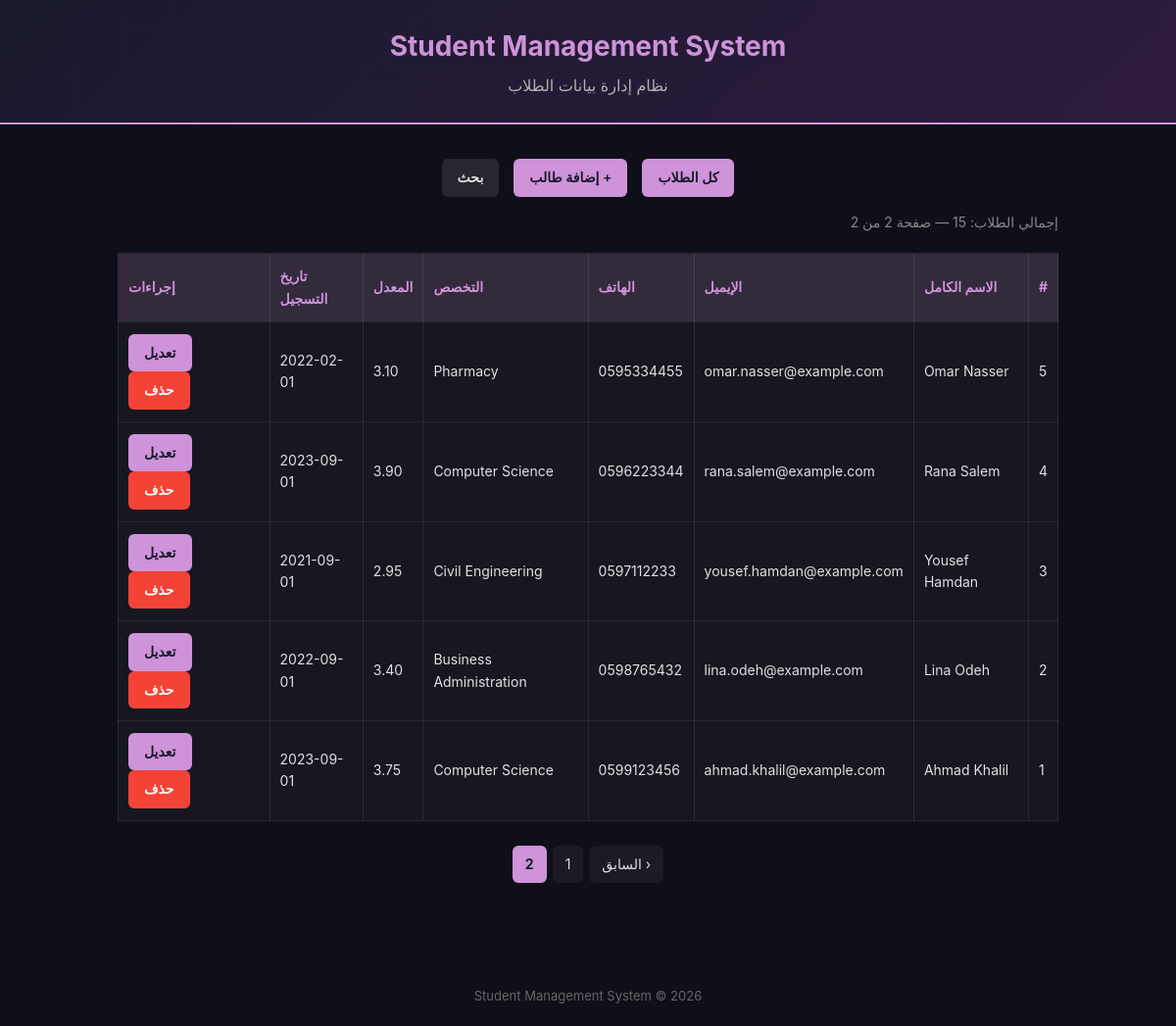
Screenshot of /?page=2 with the database file from the repository.
### tables this page shows
CREATE TABLE IF NOT EXISTS students (
    id INT AUTO_INCREMENT PRIMARY KEY,
    first_name VARCHAR(50) NOT NULL,
    last_name VARCHAR(50) NOT NULL,
    email VARCHAR(100) NOT NULL UNIQUE,
    phone VARCHAR(20),
    major VARCHAR(100),
    gpa DECIMAL(3,2) DEFAULT 0.00,
    enrollment_date DATE,
    created_at TIMESTAMP DEFAULT CURRENT_TIMESTAMP
);

### index.php (the view, shortened to what this page needs)
<?php
require 'db.php';
$per_page = 10;
$page     = isset($_GET['page']) ? (int) $_GET['page'] : 1;
$offset = ($page - 1) * $per_page;
$total       = (int) $pdo->query('SELECT COUNT(*) FROM students')->fetchColumn();
$total_pages = max(1, (int) ceil($total / $per_page));
$stmt = $pdo->prepare('SELECT * FROM students ORDER BY id DESC LIMIT :limit OFFSET :offset');
$stmt->bindValue(':limit', $per_page, PDO::PARAM_INT);
$stmt->bindValue(':offset', $offset, PDO::PARAM_INT);
$stmt->execute();
$students = $stmt->fetchAll();
?>
<!DOCTYPE html>
<html lang="ar" dir="rtl">
<head>
<link rel="stylesheet" href="style.css">
</head>
<body>
<header class="app-header">
    <h1>Student Management System</h1>
    <p>نظام إدارة بيانات الطلاب</p>
</header>
<div class="container">
    <nav class="app-nav">
        <a class="btn" href="index.php">كل الطلاب</a>
        <a class="btn" href="add.php">+ إضافة طالب</a>
        <a class="btn btn-secondary" href="search.php">بحث</a>
    </nav>
    <p style="color:#888; font-size:14px;">
        إجمالي الطلاب: <?= (int) $total ?> — صفحة <?= (int) $page ?> من <?= (int) $total_pages ?>
    </p>
    <?php if (empty($students)): ?>
        <div class="empty-state">لا يوجد طلاب حالياً. ابدئي بإضافة طالب جديد.</div>
    <?php else: ?>
    <table>
        <thead>
            <tr>
                <th>#</th>
                <th>الاسم الكامل</th>
                <th>الإيميل</th>
                <th>الهاتف</th>
                <th>التخصص</th>
                <th>المعدل</th>
                <th>تاريخ التسجيل</th>
                <th>إجراءات</th>
            </tr>
        </thead>
        <tbody>
        <?php foreach ($students as $s): ?>
            <tr>
                <td><?= (int) $s['id'] ?></td>
                <td><?= htmlspecialchars($s['first_name'] . ' ' . $s['last_name']) ?></td>
                <td><?= htmlspecialchars($s['email']) ?></td>
                <td><?= htmlspecialchars($s['phone'] ?? '-') ?></td>
                <td><?= htmlspecialchars($s['major'] ?? '-') ?></td>
                <td><?= htmlspecialchars($s['gpa']) ?></td>
                <td><?= htmlspecialchars($s['enrollment_date'] ?? '-') ?></td>
                <td class="actions">
                    <a class="btn" href="edit.php?id=<?= (int) $s['id'] ?>">تعديل</a>
                    <a class="btn btn-danger" href="delete.php?id=<?= (int) $s['id'] ?>">حذف</a>
                </td>
            </tr>
        <?php endforeach; ?>
        </tbody>
    </table>
    <div class="pagination">
        <?php if ($page > 1): ?>
            <a href="?page=<?= $page - 1 ?>">‹ السابق</a>
        <?php endif; ?>
        <?php for ($i = 1; $i <= $total_pages; $i++): ?>
            <?php if ($i === $page): ?>
                <span class="active"><?= $i ?></span>
            <?php else: ?>
                <a href="?page=<?= $i ?>"><?= $i ?></a>
            <?php endif; ?>
        <?php endfor; ?>
    </div>
    <?php endif; ?>
</div>
<footer class="app-footer">Student Management System &copy; <?= date('Y') ?></footer>
</body>
</html>

### style.css (style rules this page uses)
* { box-sizing: border-box; margin: 0; padding: 0; }
body { background: #0f0f1a; color: #e0e0e0; font-family: 'Inter', Arial, sans-serif; line-height: 1.6; }
.container { max-width: 1000px; margin: 0 auto; padding: 20px; }
header.app-header { background: linear-gradient(135deg, #1a1a2e, #2d1b3d); padding: 25px 20px; text-align: center; border-bottom: 2px solid #ce93d8; }
header.app-header h1 { color: #ce93d8; font-size: 28px; }
header.app-header p { color: #b0b0b0; margin-top: 5px; }
nav.app-nav { display: flex; justify-content: center; gap: 15px; padding: 15px 0; flex-wrap: wrap; }
.btn { display: inline-block; background: #ce93d8; color: #1a1a2e; padding: 8px 16px; border-radius: 6px; text-decoration: none; font-weight: 600; border: none; cursor: pointer; font-size: 14px; transition: opacity 0.2s; }
.btn-danger { background: #f44336; color: #fff; }
.btn-secondary { background: rgba(255,255,255,0.1); color: #e0e0e0; }
table { width: 100%; border-collapse: collapse; margin-top: 20px; background: rgba(255,255,255,0.03); }
th, td { padding: 12px 10px; border: 1px solid rgba(255,255,255,0.08); text-align: left; font-size: 14px; }
th { background: rgba(206,147,216,0.15); color: #ce93d8; }
.actions a { margin-right: 8px; }
.pagination { display: flex; justify-content: center; gap: 6px; margin: 25px 0; flex-wrap: wrap; }
.pagination a, .pagination span { padding: 8px 13px; border-radius: 6px; text-decoration: none; color: #e0e0e0; background: rgba(255,255,255,0.05); font-size: 14px; }
.pagination .active { background: #ce93d8; color: #1a1a2e; font-weight: 700; }
footer.app-footer { text-align: center; padding: 20px; color: #666; font-size: 13px; margin-top: 40px; }

### rows the page displays
students: id "5", first_name+last_name "Omar Nasser", email "omar.nasser@example.com", phone "0595334455", major "Pharmacy", gpa "3.10", enrollment_date "2022-02-01"
students: id "4", first_name+last_name "Rana Salem", email "rana.salem@example.com", phone "0596223344", major "Computer Science", gpa "3.90", enrollment_date "2023-09-01"
students: id "3", first_name+last_name "Yousef Hamdan", email "yousef.hamdan@example.com", phone "0597112233", major "Civil Engineering", gpa "2.95", enrollment_date "2021-09-01"
students: id "2", first_name+last_name "Lina Odeh", email "lina.odeh@example.com", phone "0598765432", major "Business Administration", gpa "3.40", enrollment_date "2022-09-01"
students: id "1", first_name+last_name "Ahmad Khalil", email "ahmad.khalil@example.com", phone "0599123456", major "Computer Science", gpa "3.75", enrollment_date "2023-09-01"

### other values shown
$total "15"
$total_pages "2"
